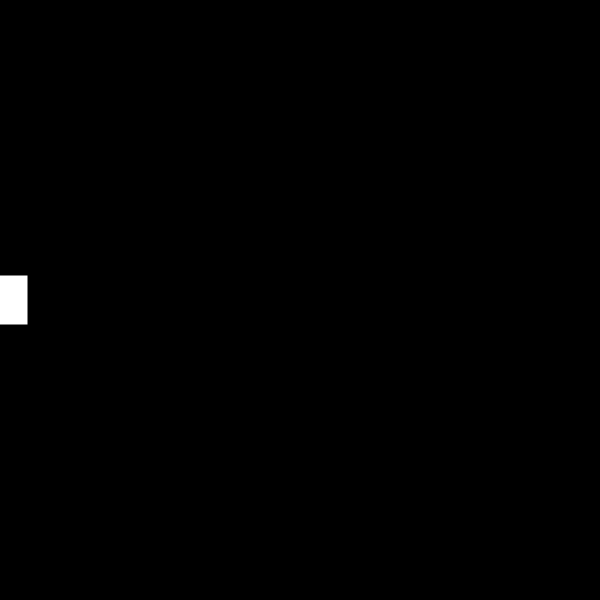
Frame 1 (no input)
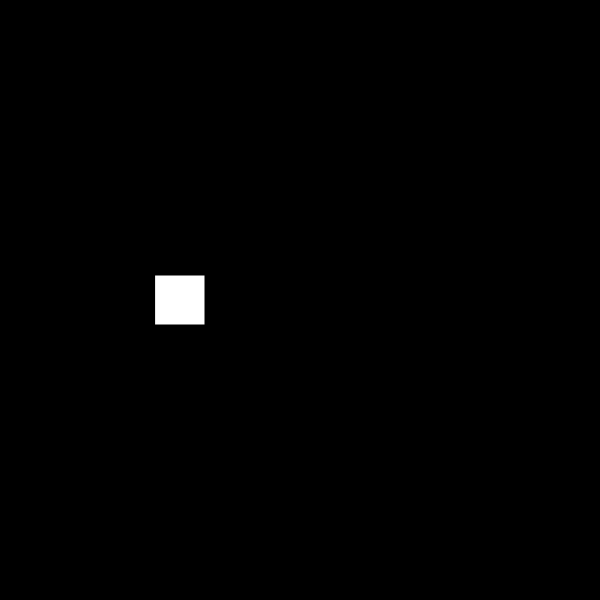
Frame 60 (no input)
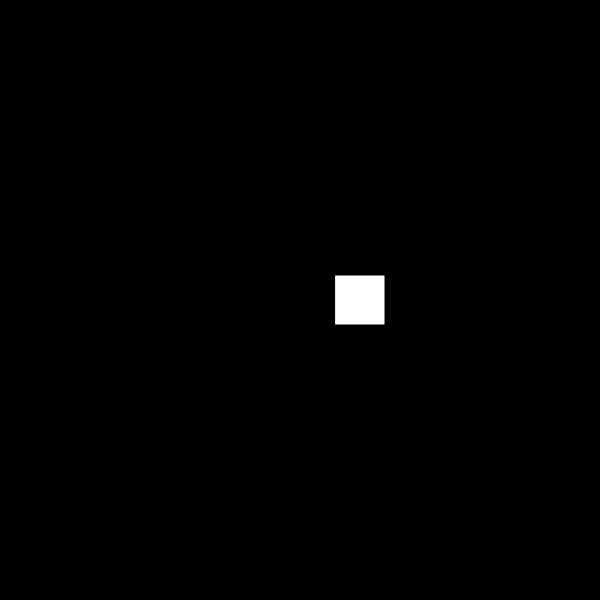
Frame 120 (the mouse pressed at the canvas centre since frame 60)

The p5.js sketch that drew these frames (run headless with seeded random() and noise() and a simulated clock; from frame 60 on, the mouse is pressed at the canvas centre):

// p5.js sketch
// ── sketch.js
// How to move a box with functions
let box = {
  x: 0,
  y: 0,
  w: 50,
  h: 50,
}

let speed = 3;

function setup() {
  createCanvas(600, 600);
}

function draw() {
  background(0);
  rectMode(CENTER);

  move();
  boxDisplay();
}

function boxDisplay() {
  rect(0, 0, box.w, box.h);
}

function move() {
  if (box.x > width || box.x < 0) {
    speed = speed*-1;
  }
  box.x = box.x + speed;

  // Note: Move box with translate method
  translate(box.x, height/2)
}
